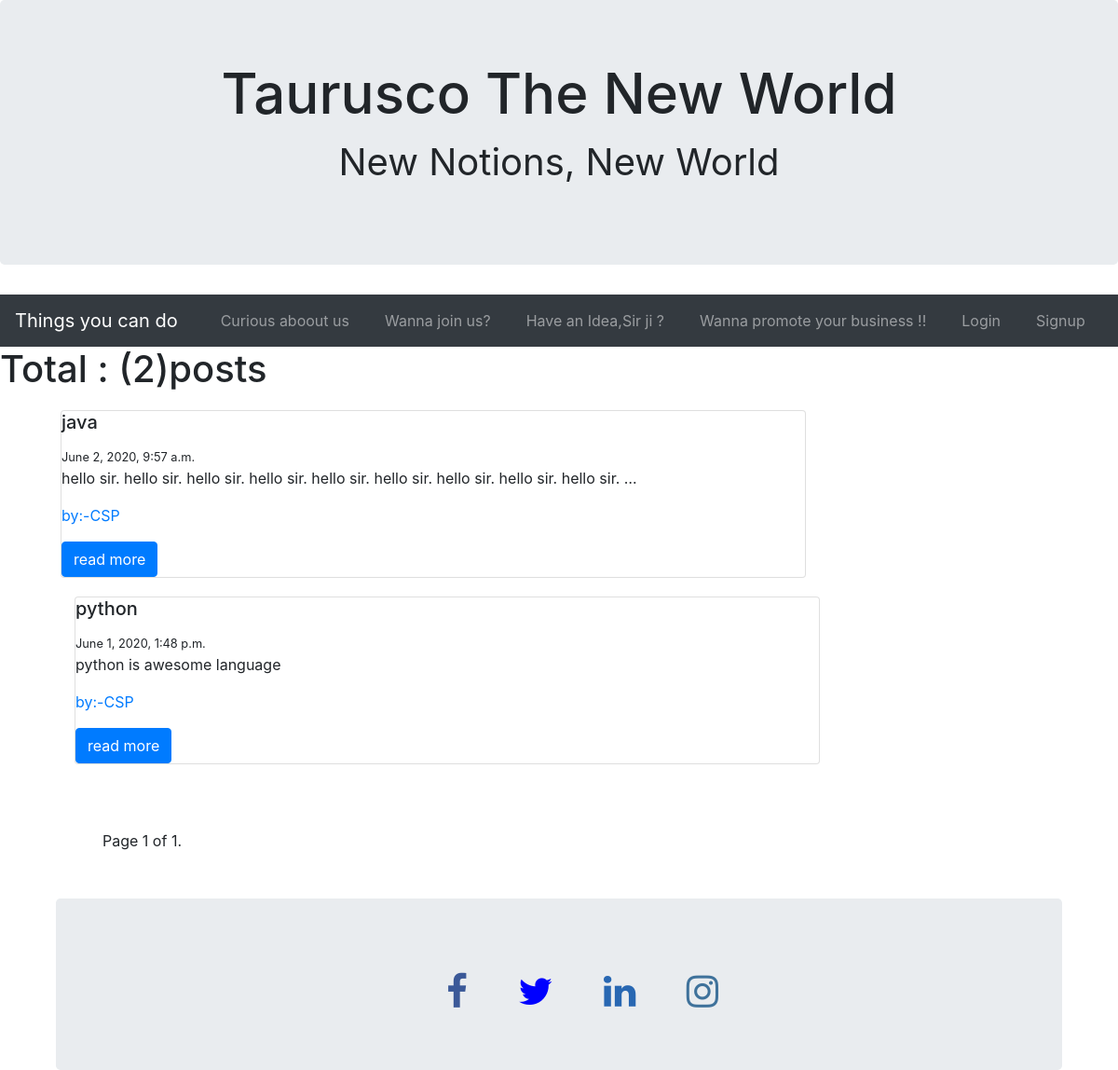
/user/CSP/, run on the app's committed database.
### blog/models.py (models this page shows, shortened)
class Post(models.Model):
    title=models.CharField(max_length=100)
    pic=models.ImageField(upload_to='postpics',blank=True)
    content=models.TextField()
    date=models.DateTimeField(default=now)
    author=models.ForeignKey(User,on_delete=models.CASCADE)
    approved=models.BooleanField(default=False)

### blog/views.py (the view)
# urls.py: path('user/<str:username>/',UserPostListView.as_view(),name='user'),
class UserPostListView(ListView):
    model=Post
    template_name='blog/Userpost.html'   #<app>/<model>_<viewtype>.html
    context_object_name='posts'
    paginate_by = 4
    def get_queryset(self):
        user=get_object_or_404(User,username=self.kwargs.get('username'))
        return Post.objects.filter(author=user,approved=True).order_by('-date')

### blog/templates/blog/Userpost.html (shortened to what this page needs)
{% extends 'blog/index.html'%}
{% block content %}
<h1> Total : {{view.kwags.username}} ({{page_obj.paginator.count}})posts</h1>
{%for post in posts %}
<div class="container">
<div class="card" style="width: 50rem; margin: 20px;">
    <div class="">
      <h5 class="card-title">{{post.title}}</h5>
      <small>{{post.date}}</small>
      <p class="card-text">{{post.content|truncatechars:100}}</p>
      <p class="card-text" style="left: 50px;"><a href='{% url 'user' post.author.username %}'>by:-{{post.author}}</a></p>
      <a href="{% url 'detail' post.id %}" class="btn btn-primary">read more</a>
    </div>
  </div>
  {% endfor %}
  <div class="pagination" style="padding:50px;"
    <span class="step-links">
        <span class="current">
            Page {{ page_obj.number }} of {{ page_obj.paginator.num_pages }}.
        </span>
</div>
{% endblock %}

### data on the page
Post: title "java", date "June 2, 2020, 9:57 a.m.", content "hello sir. hello sir. hello sir. hello sir. hello sir. hello sir. hello sir. hello sir. hello sir. …", author "CSP"
Post: title "python", date "June 1, 2020, 1:48 p.m.", content "python is awesome language", author "CSP"

### other printed values
{{ page_obj.paginator.count }} "2"
{{ page_obj.number }} "1"
{{ page_obj.paginator.num_pages }} "1"
